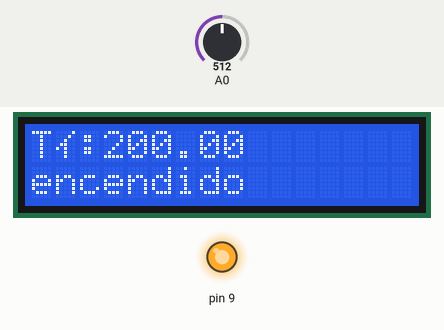
This sketch was run on a simulated Arduino Uno, built with avr-gcc and run on an emulated ATmega328P. Shown: 16×2 character LCD, output pins drawn as LEDs (lit = HIGH). Inputs (shaded band) come from the test bench; at power-on: A0 = 512.

Above: at 1.2 s.
1.3 s: A0 set to 163
At 2.6 s:
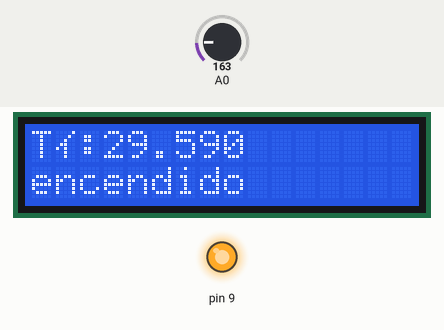
2.9 s: A0 set to 138
At 3.4 s:
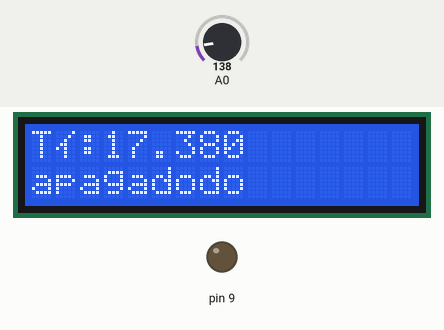
4.4 s: A0 set to 122
At 5.5 s:
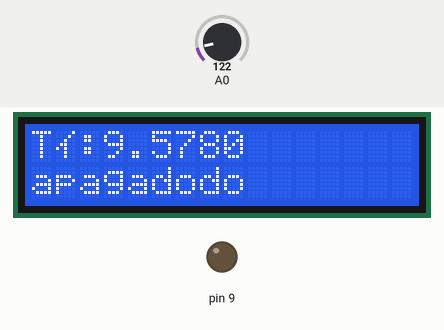
Timing chart, 0 to 7.4 s (numbered marks = the images above; inputs shaded):
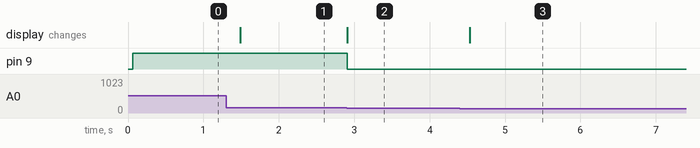

Measured:
- the behaviour switches between 154 and 153 on A0 (found by bisection; images 1 and 2)
- after the input at 1.3 s, the display: changes after 0.19 s (image 1)
- after the input at 2.9 s, pin 9: HIGH → LOW at once; the display: changes at once (image 2)
- after the input at 4.4 s, the display: changes after 0.13 s (image 3)

The sketch:

code.ino
```cpp
#include <LiquidCrystal.h>

LiquidCrystal lcd(12, 11, 5, 4, 3, 2);

char fbuff[10];

void setup() {
  lcd.begin(16, 2);

  pinMode(9, OUTPUT);
}

void loop() {
  float temperatura = ((analogRead(A0) * 5.0 / 1024.0) - 0.5) * 100.0;
  lcd.setCursor(0, 0);
  lcd.write("T\262:");
  lcd.print(temperatura);

  lcd.setCursor(0, 1);
  if (temperatura > 25) {
    analogWrite(9, 255);
    lcd.print("encendido");
  } else {
    analogWrite(9, 0);
    lcd.print("apagado");
  }

  delay(200);
}
```
